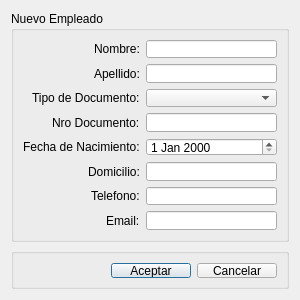
<?xml version="1.0" encoding="UTF-8"?>
<ui version="4.0">
 <class>DialogAltaPersonal</class>
 <widget class="QDialog" name="DialogAltaPersonal">
  <property name="geometry">
   <rect>
    <x>0</x>
    <y>0</y>
    <width>300</width>
    <height>300</height>
   </rect>
  </property>
  <property name="minimumSize">
   <size>
    <width>300</width>
    <height>300</height>
   </size>
  </property>
  <property name="maximumSize">
   <size>
    <width>300</width>
    <height>300</height>
   </size>
  </property>
  <property name="windowTitle">
   <string>Alta Personal</string>
  </property>
  <layout class="QVBoxLayout" name="verticalLayout">
   <item>
    <widget class="QGroupBox" name="groupBox">
     <property name="title">
      <string>Nuevo Empleado</string>
     </property>
     <layout class="QFormLayout" name="formLayout">
      <property name="labelAlignment">
       <set>Qt::AlignRight|Qt::AlignTrailing|Qt::AlignVCenter</set>
      </property>
      <item row="0" column="0">
       <widget class="QLabel" name="label">
        <property name="text">
         <string>Nombre:</string>
        </property>
       </widget>
      </item>
      <item row="1" column="0">
       <widget class="QLabel" name="label_2">
        <property name="text">
         <string>Apellido:</string>
        </property>
       </widget>
      </item>
      <item row="0" column="1">
       <widget class="QLineEdit" name="lineEditNombre"/>
      </item>
      <item row="3" column="0">
       <widget class="QLabel" name="label_3">
        <property name="text">
         <string>Nro Documento:</string>
        </property>
       </widget>
      </item>
      <item row="1" column="1">
       <widget class="QLineEdit" name="lineEditApellido"/>
      </item>
      <item row="3" column="1">
       <widget class="QLineEdit" name="lineEditNroDocumento"/>
      </item>
      <item row="5" column="1">
       <widget class="QLineEdit" name="lineEditDomicilio"/>
      </item>
      <item row="5" column="0">
       <widget class="QLabel" name="label_4">
        <property name="text">
         <string>Domicilio:</string>
        </property>
       </widget>
      </item>
      <item row="2" column="0">
       <widget class="QLabel" name="label_5">
        <property name="text">
         <string>Tipo de Documento:</string>
        </property>
       </widget>
      </item>
      <item row="2" column="1">
       <widget class="QComboBox" name="comboBoxTipoDocumento"/>
      </item>
      <item row="4" column="0">
       <widget class="QLabel" name="label_6">
        <property name="text">
         <string>Fecha de Nacimiento:</string>
        </property>
       </widget>
      </item>
      <item row="4" column="1">
       <widget class="QDateEdit" name="dateEditFechaNacimiento"/>
      </item>
      <item row="6" column="0">
       <widget class="QLabel" name="label_7">
        <property name="text">
         <string>Telefono:</string>
        </property>
       </widget>
      </item>
      <item row="7" column="0">
       <widget class="QLabel" name="label_8">
        <property name="text">
         <string>Email:</string>
        </property>
       </widget>
      </item>
      <item row="6" column="1">
       <widget class="QLineEdit" name="lineEditTelefono"/>
      </item>
      <item row="7" column="1">
       <widget class="QLineEdit" name="lineEditEmail"/>
      </item>
     </layout>
    </widget>
   </item>
   <item>
    <widget class="QGroupBox" name="groupBoxButtonBox">
     <property name="minimumSize">
      <size>
       <width>271</width>
       <height>41</height>
      </size>
     </property>
     <property name="maximumSize">
      <size>
       <width>16777215</width>
       <height>41</height>
      </size>
     </property>
     <property name="title">
      <string/>
     </property>
     <layout class="QGridLayout" name="gridLayout_2">
      <property name="leftMargin">
       <number>9</number>
      </property>
      <property name="topMargin">
       <number>9</number>
      </property>
      <property name="rightMargin">
       <number>9</number>
      </property>
      <property name="bottomMargin">
       <number>8</number>
      </property>
      <item row="0" column="1">
       <widget class="QPushButton" name="pushButtonAceptar">
        <property name="text">
         <string>Aceptar</string>
        </property>
       </widget>
      </item>
      <item row="0" column="2">
       <widget class="QPushButton" name="pushButtonCancelar">
        <property name="text">
         <string>Cancelar</string>
        </property>
       </widget>
      </item>
      <item row="0" column="0">
       <spacer name="horizontalSpacer_2">
        <property name="orientation">
         <enum>Qt::Horizontal</enum>
        </property>
        <property name="sizeHint" stdset="0">
         <size>
          <width>40</width>
          <height>20</height>
         </size>
        </property>
       </spacer>
      </item>
     </layout>
    </widget>
   </item>
  </layout>
 </widget>
 <tabstops>
  <tabstop>lineEditNombre</tabstop>
  <tabstop>lineEditApellido</tabstop>
  <tabstop>comboBoxTipoDocumento</tabstop>
  <tabstop>lineEditNroDocumento</tabstop>
  <tabstop>dateEditFechaNacimiento</tabstop>
  <tabstop>lineEditDomicilio</tabstop>
  <tabstop>lineEditTelefono</tabstop>
  <tabstop>lineEditEmail</tabstop>
  <tabstop>pushButtonAceptar</tabstop>
  <tabstop>pushButtonCancelar</tabstop>
 </tabstops>
 <resources/>
 <connections/>
</ui>
